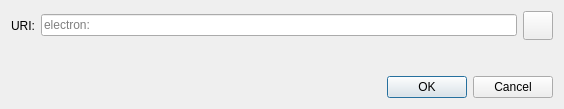
<?xml version="1.0" encoding="UTF-8"?>
<ui version="4.0">
 <class>OpenURIDialog</class>
 <widget class="QDialog" name="OpenURIDialog">
  <property name="geometry">
   <rect>
    <x>0</x>
    <y>0</y>
    <width>564</width>
    <height>109</height>
   </rect>
  </property>
  <property name="windowTitle">
   <string>Open bitcoin URI</string>
  </property>
  <layout class="QVBoxLayout" name="verticalLayout">
   <item>
    <layout class="QHBoxLayout" name="horizontalLayout">
     <item>
      <widget class="QLabel" name="label">
       <property name="text">
        <string>URI:</string>
       </property>
      </widget>
     </item>
     <item>
      <widget class="QValidatedLineEdit" name="uriEdit">
       <property name="placeholderText">
        <string notr="true">electron:</string>
       </property>
      </widget>
     </item>
     <item>
      <widget class="QToolButton" name="pasteButton">
       <property name="toolTip">
        <string extracomment="Tooltip text for button that allows you to paste an address that is in your clipboard.">Paste address from clipboard</string>
       </property>
       <property name="text">
        <string/>
       </property>
       <property name="icon">
        <iconset resource="../bitcoin.qrc">
         <normaloff>:/icons/editpaste</normaloff>:/icons/editpaste
        </iconset>
       </property>
       <property name="iconSize">
        <size>
         <width>22</width>
         <height>22</height>
        </size>
       </property>
      </widget>
     </item>
    </layout>
   </item>
   <item>
    <spacer name="verticalSpacer">
     <property name="orientation">
      <enum>Qt::Vertical</enum>
     </property>
     <property name="sizeHint" stdset="0">
      <size>
       <width>20</width>
       <height>40</height>
      </size>
     </property>
    </spacer>
   </item>
   <item>
    <widget class="QDialogButtonBox" name="buttonBox">
     <property name="orientation">
      <enum>Qt::Horizontal</enum>
     </property>
     <property name="standardButtons">
      <set>QDialogButtonBox::Cancel|QDialogButtonBox::Ok</set>
     </property>
    </widget>
   </item>
  </layout>
 </widget>
 <customwidgets>
  <customwidget>
   <class>QValidatedLineEdit</class>
   <extends>QLineEdit</extends>
   <header>qt/qvalidatedlineedit.h</header>
  </customwidget>
 </customwidgets>
 <resources/>
 <connections>
  <connection>
   <sender>buttonBox</sender>
   <signal>accepted()</signal>
   <receiver>OpenURIDialog</receiver>
   <slot>accept()</slot>
   <hints>
    <hint type="sourcelabel">
     <x>248</x>
     <y>254</y>
    </hint>
    <hint type="destinationlabel">
     <x>157</x>
     <y>274</y>
    </hint>
   </hints>
  </connection>
  <connection>
   <sender>buttonBox</sender>
   <signal>rejected()</signal>
   <receiver>OpenURIDialog</receiver>
   <slot>reject()</slot>
   <hints>
    <hint type="sourcelabel">
     <x>316</x>
     <y>260</y>
    </hint>
    <hint type="destinationlabel">
     <x>286</x>
     <y>274</y>
    </hint>
   </hints>
  </connection>
 </connections>
</ui>
